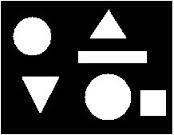
%> input picture project3/ECE 4950 Image Processing tutorial/regionprops.jpg, 174 x 135 px
$ octave MatlabTutorial2.m   (GNU Octave 9; MATLAB toolbox functions it lacks are replaced by stand-ins)
%> lines starting %> are read from the running program, lines starting %| are printed output that depends on the picture; in (x1, y1, x2, y2) boxes, pixels count from 0 and x2, y2 are one past the last pixel; in counts of white or black regions, pixels touching at a corner belong together; the program's own positions count from 1
%A brief tutorial to using Image Processing Functions in MATLAB.
%This code loads an image and processes it using regionprops and connected
%components.
%Many lines of code have been commented out, you can uncomment them to see
%the output.
%When in doubt, MATLAB Help files will come in handy.
%Written for ECE 4950 Senior Design at Clemson University
%Author: Venkataraman Ganesh
%10 October 2014

clc;

%load the image:
img= imread('regionprops.jpg');
%> img is the input picture: size 135x174x3 uint8; min 0, max 255, mean 68.1
grayimg= rgb2gray(img);

%Convert to a binary image from the intensity image
binimg= im2bw(grayimg,0.5);
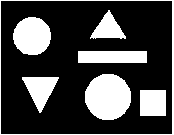
%> binimg: size 135x174 logical; 26.9% white; 7 white regions, largest, box (x1, y1, x2, y2) and area: (85, 74, 131, 120) 1679, (13, 17, 51, 55) 1140, (78, 51, 147, 63) 828

%Use CC to identify connected components
CC = bwconncomp(binimg);
%> CC = 7 connected components

%Use regionprops to compute area/ find centroids
S = regionprops(CC,'Area');
%> S = 7 regions; Area: 1679, 1140, 828, 747, 712, 676, 537

%g= S(1).Area; %Values stored in a struct

%Use regionprops to find centroid
cent = regionprops(binimg, 'centroid');
%> cent = 7 regions; Centroid: [102.7 68], [32.7 36.7], [40.9 89.9], [113 57.5], [108.6 97.5], [108.7 29.1], [153.5 103.5]
centroids = cat(1, cent.Centroid); %struct holds the centroids
%> centroids = [102.7 68; 32.65 36.69; 40.91 89.91; 113 57.5; 108.6 97.55; 108.7 29.1; 153.5 103.5]

figure, imshow(grayimg)
hold on
for x = 1: numel(S)
    plot(cent(x).Centroid(1),cent(x).Centroid(2),'rx');
end
%> this loop made 7 passes
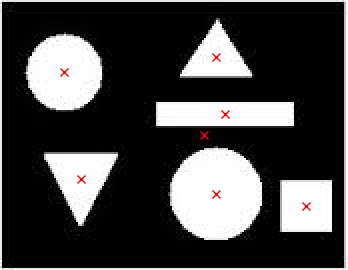
%> figure redrawn from the program's plot data; shown 2 times larger
hold off


%label image regions
L = bwlabel(binimg);
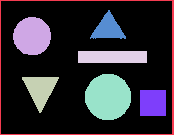
%> L: size 135x174 double; 8 distinct labels, from 0 to 7; one colour per label, 0 black

figure,imshow(binimg)
hold on
for i = 1:numel(cent)
    c = cent(i).Centroid;
    text(c(1), c(2), sprintf('%d', i), ...
        'HorizontalAlignment', 'center', ...
        'VerticalAlignment', 'middle');
end
%> this loop made 7 passes
%> c on passes 1 to 7: [102.7 68], [32.65 36.69], [40.91 89.91], [113 57.5], [108.6 97.55], [108.7 29.1], [153.5 103.5]
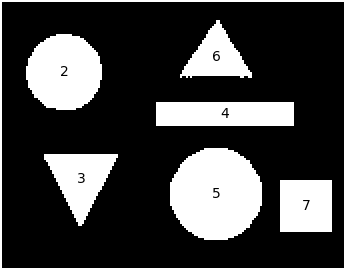
%> figure redrawn from the program's plot data; shown 2 times larger
hold off
